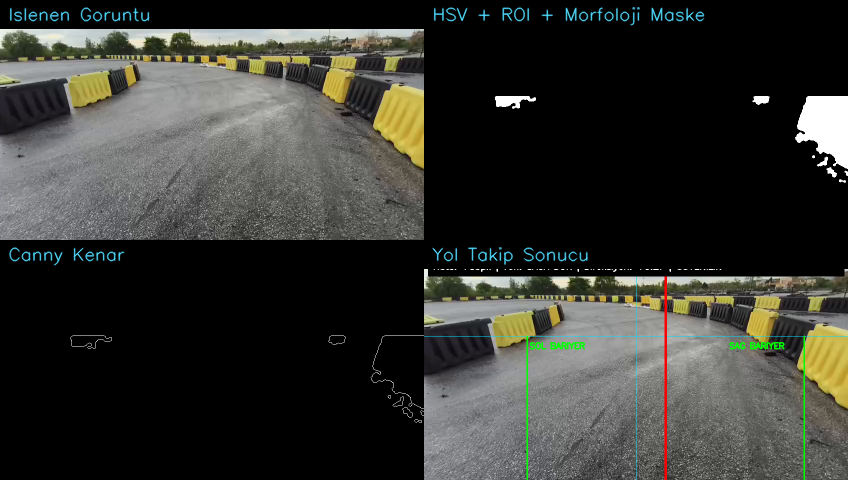
#> input picture test_frame_01_frame_0.png, 848 x 480 px, given in place of the camera
$ python calibrator.py
#> lines starting #> are read from the running program, lines starting #| are printed output that depends on the picture; after the words box and inside, x2 and y2 are one past the last pixel; in counts of white or black regions, pixels touching at a corner belong together
### utils.py
"""
Teknofest IKA - Ortak Yardimci Fonksiyonlar (utils.py)

Degisiklikler:
  - load_params: DEFAULT_PARAMS ile deep merge (eksik key'ler otomatik tamamlanir)
  - save_params: Gecirilen dict'i degistirmez (copy uzerinde calisir)
  - Yeni: _deep_merge yardimci fonksiyonu
"""

import copy
import json
import os
from datetime import datetime

import numpy as np

DEFAULT_PARAMS = {
    "version": 1,
    "hsv_params": {
        "red_h_low_1": 0,
        "red_h_high_1": 10,
        "red_h_low_2": 160,
        "red_h_high_2": 180,
        "red_s_low": 70,
        "red_s_high": 255,
        "red_v_low": 50,
        "red_v_high": 255,
        "white_s_max": 40,
        "white_v_min": 200,
    },
    "morphology": {
        "kernel_size": 5,
        "kernel_shape": "ellipse"
    },
    "roi": {
        "top_ratio": 0.45
    },
    "canny": {
        "low": 50,
        "high": 150
    },
    "bev": {
        "src_points": None,
        "dst_points": None,
        "matrix_3x3": None
    },
    "notes": ""
}


def _deep_merge(base, override):
    """base uzerine override'i derinlemesine birlestir. Yeni dict dondurur."""
    result = {}
    all_keys = set(list(base.keys()) + list(override.keys()))
    for key in all_keys:
        if key in override and key in base:
            if isinstance(base[key], dict) and isinstance(override[key], dict):
                result[key] = _deep_merge(base[key], override[key])
            else:
                result[key] = override[key]
        elif key in override:
            result[key] = override[key]
        else:
            result[key] = base[key]
    return result


# [15 lines left out: function save_params, not called in this run]


def load_params(filepath="calibration.json"):
    """
    JSON dosyasindan parametreleri yukle.
    Eksik key'ler DEFAULT_PARAMS'tan tamamlanir (eski JSON'larla uyumlu).
    """
#> called with filepath = 'calibration.json'
    if not os.path.exists(filepath):
        print(f"[!] Dosya bulunamadi: {filepath} — varsayilanlar kullaniliyor.")
        return copy.deepcopy(DEFAULT_PARAMS)

    with open(filepath, "r", encoding="utf-8") as f:
#> (reads calibration.json from the repository)
        data = json.load(f)

    merged = _deep_merge(copy.deepcopy(DEFAULT_PARAMS), data)

    bev = merged.get("bev", {})
    if bev.get("matrix_3x3") is not None:
        bev["matrix_3x3"] = np.array(bev["matrix_3x3"], dtype=np.float64)

    print(f"[✓] Parametreler yuklendi: {filepath}")
    return merged


def build_hsv_ranges(p):
    """HSV parametre dict'inden OpenCV mask araliklarini dondur."""
    hp = p["hsv_params"]
    red_low_1 = np.array([hp["red_h_low_1"], hp["red_s_low"], hp["red_v_low"]])
    red_high_1 = np.array([hp["red_h_high_1"], hp["red_s_high"], hp["red_v_high"]])
    red_low_2 = np.array([hp["red_h_low_2"], hp["red_s_low"], hp["red_v_low"]])
    red_high_2 = np.array([hp["red_h_high_2"], hp["red_s_high"], hp["red_v_high"]])
    white_low = np.array([0, 0, hp["white_v_min"]])
    white_high = np.array([180, hp["white_s_max"], 255])
    return red_low_1, red_high_1, red_low_2, red_high_2, white_low, white_high

### calibrator.py
"""
Teknofest 2026 — Yol Tespiti Kalibrasyon Araci (Duzeltilmis)

Degisiklikler:
  [BUG] Shallow copy → copy.deepcopy (DEFAULT_PARAMS artik bozulmuyor)
  [BUG] Cift kernel boyutu → tek sayiya yuvarlanir
  [BUG] Pipeline tutarsizligi → lane_detector ile ayni contour-tabanli tespit
  [YENİ] B: BEV onizleme toggle (matrix varsa)
  [YENİ] Sol/Sag ok: Frame ileri/geri (duraklatma modunda)
  [YENİ] R: Parametreleri varsayilana sifirla
  [YENİ] Overlay panelinde bariyer + yol merkezi + hata gosterimi

Kullanim: python calibrator.py --input video.mp4
"""

import copy
import sys
import os

import cv2
import numpy as np
import argparse

sys.path.insert(0, os.path.dirname(__file__))
from utils import DEFAULT_PARAMS, save_params, load_params, build_hsv_ranges

WINDOW_MAIN = "Kalibrasyon — 2×2 Grid"
WINDOW_PANEL = "Parametreler"
JSON_PATH = "calibration.json"
FRAME_W, FRAME_H = 848, 480
BEV_W, BEV_H = 640, 480
PANEL_W, PANEL_H = 424, 240

# ── Renk paleti ──────────────────────────────────────────────────────────────
C_BG = (24, 24, 32)
C_SECTION = (34, 34, 45)
C_TRACK = (55, 55, 68)
C_HANDLE = (230, 230, 240)
C_LABEL = (155, 155, 175)
C_VALUE = (220, 220, 235)
C_HINT = (85, 85, 105)
C_TITLE_BG = (18, 18, 26)
C_DIVIDER = (45, 45, 58)

GROUP_ACCENT = {
    "HSV - Kirmizi": (90, 80, 220),
    "HSV - Beyaz": (50, 190, 160),
    "Morfoloji": (80, 180, 90),
    "Ilgi Bolgesi": (200, 100, 170),
    "Kenar Algilama": (60, 170, 220),
}

# ── Slider tanimlari ──────────────────────────────────────────────────────────
SLIDER_DEFS = [
    ("HSV - Kirmizi", ("hsv_params", "red_h_low_1"), "H-Alt1", 0, 180),
    ("HSV - Kirmizi", ("hsv_params", "red_h_high_1"), "H-Ust1", 0, 180),
    ("HSV - Kirmizi", ("hsv_params", "red_h_low_2"), "H-Alt2", 0, 180),
    ("HSV - Kirmizi", ("hsv_params", "red_h_high_2"), "H-Ust2", 0, 180),
    ("HSV - Kirmizi", ("hsv_params", "red_s_low"), "S-Alt", 0, 255),
    ("HSV - Kirmizi", ("hsv_params", "red_s_high"), "S-Ust", 0, 255),
    ("HSV - Kirmizi", ("hsv_params", "red_v_low"), "V-Alt", 0, 255),
    ("HSV - Kirmizi", ("hsv_params", "red_v_high"), "V-Ust", 0, 255),
    ("HSV - Beyaz", ("hsv_params", "white_s_max"), "S-Maks", 0, 255),
    ("HSV - Beyaz", ("hsv_params", "white_v_min"), "V-Min", 0, 255),
    ("Morfoloji", ("morphology", "kernel_size"), "Cekirdek", 1, 31),
    ("Ilgi Bolgesi", ("roi", "__top_pct__"), "Ust %", 0, 90),
    ("Kenar Algilama", ("canny", "low"), "Alt", 0, 500),
    ("Kenar Algilama", ("canny", "high"), "Ust", 0, 500),
]

# Layout sabitleri
LABEL_W = 80
TRACK_X0 = 96
TRACK_W = 210
TRACK_H = 5
HANDLE_R = 7
ROW_H = 36
HDR_H = 30
TITLE_H = 38
PAD = 10
PW = TRACK_X0 + TRACK_W + 60 + PAD


# ─── Parametre erisim yardimcilari ───────────────────────────────────────────
def _get(params, path):
    if path[1] == "__top_pct__":
        return int(round(params["roi"]["top_ratio"] * 100))
    return params[path[0]][path[1]]


# [11 lines left out: function _set, not called in this run]


# ─── SliderPanel sinifi ───────────────────────────────────────────────────────
class SliderPanel:
    def __init__(self, params):
        self.params = params
        self.dragging = None
        self.layout = []
        self._ph = 0
        self._build_layout()

    def _build_layout(self):
        self.layout = []
        y = TITLE_H + PAD
        group = None
        groups = []

        for sd in SLIDER_DEFS:
            grp, path, label, mn, mx = sd
            if grp != group:
                groups.append((grp, y))
                y += HDR_H
                group = grp
            yc = y + ROW_H // 2
            self.layout.append({
                "group": grp, "path": path, "label": label,
                "min": mn, "max": mx, "y": y, "yc": yc,
            })
            y += ROW_H
#> in main, fr is the input picture: shape (480, 848, 3); mean B, G, R 48.9, 53.5, 52.9

        self._ph = y + PAD + 22
        self._groups = groups

    def size(self):
        return PW, self._ph

    def _vx(self, v, mn, mx):
        r = (v - mn) / max(1, mx - mn)
        return int(TRACK_X0 + r * TRACK_W)

    # [4 lines left out: function _xv, not called in this run]

    def draw(self):
        img = np.full((self._ph, PW, 3), C_BG, dtype=np.uint8)

        cv2.rectangle(img, (0, 0), (PW, TITLE_H), C_TITLE_BG, -1)
        cv2.putText(img, "PARAMETRELER", (PAD, TITLE_H - 11),
                    cv2.FONT_HERSHEY_SIMPLEX, 0.52, (180, 180, 200), 1, cv2.LINE_AA)
        cv2.rectangle(img, (0, TITLE_H - 2), (PW, TITLE_H), C_DIVIDER, -1)

        for gi, (grp, gy) in enumerate(self._groups):
            members = [s for s in self.layout if s["group"] == grp]
            y_end = members[-1]["y"] + ROW_H
            accent = GROUP_ACCENT[grp]

            cv2.rectangle(img, (PAD // 2, gy), (PW - PAD // 2, y_end), C_SECTION, -1)
            hdr_col = tuple(int(c * 0.45) for c in accent)
            cv2.rectangle(img, (PAD // 2, gy), (PW - PAD // 2, gy + HDR_H), hdr_col, -1)
            cv2.rectangle(img, (PAD // 2, gy), (PAD // 2 + 3, gy + HDR_H), accent, -1)
            cv2.putText(img, grp, (PAD // 2 + 9, gy + 20),
                        cv2.FONT_HERSHEY_SIMPLEX, 0.46,
                        tuple(min(255, int(c * 1.3)) for c in accent),
                        1, cv2.LINE_AA)

        for i, sd in enumerate(self.layout):
            v = _get(self.params, sd["path"])
            mn, mx = sd["min"], sd["max"]
            yc = sd["yc"]
            accent = GROUP_ACCENT[sd["group"]]
            hx = self._vx(v, mn, mx)

            cv2.putText(img, sd["label"], (PAD // 2 + 6, yc + 5),
                        cv2.FONT_HERSHEY_SIMPLEX, 0.42, C_LABEL, 1, cv2.LINE_AA)

            cv2.line(img, (TRACK_X0, yc), (TRACK_X0 + TRACK_W, yc), C_TRACK, TRACK_H,
                     cv2.LINE_AA)

            shadow = tuple(int(c * 0.5) for c in accent)
            cv2.line(img, (TRACK_X0, yc), (hx, yc), shadow, TRACK_H + 2, cv2.LINE_AA)
            cv2.line(img, (TRACK_X0, yc), (hx, yc), accent, TRACK_H, cv2.LINE_AA)

            cv2.circle(img, (hx, yc), HANDLE_R + 2, (10, 10, 18), -1, cv2.LINE_AA)
            cv2.circle(img, (hx, yc), HANDLE_R, accent, -1, cv2.LINE_AA)
            cv2.circle(img, (hx, yc), HANDLE_R - 3, C_HANDLE, -1, cv2.LINE_AA)

            txt = str(v) if sd["path"][1] != "__top_pct__" else f"{v}%"
            cv2.putText(img, txt, (TRACK_X0 + TRACK_W + 8, yc + 5),
                        cv2.FONT_HERSHEY_SIMPLEX, 0.46, accent, 1, cv2.LINE_AA)

        cv2.putText(img,
                    "S:Kaydet L:Yukle R:Sifirla B:BEV Space:Dur Ok:Frame Q:Cik",
                    (PAD // 2 + 2, self._ph - 7),
                    cv2.FONT_HERSHEY_SIMPLEX, 0.33, C_HINT, 1, cv2.LINE_AA)

        return img

    # [21 lines left out: function mouse, not called in this run]


# ─── Goruntu isleme pipeline ─────────────────────────────────────────────────
# lane_detector.py ile AYNI mantik: contour tabanli bariyer tespiti
def process_frame(frame, params, use_bev=False):
    """
    Kalibrasyon isleme pipeline'i.
    lane_detector.py ile ayni tespit mantigi kullanilir boylece
    kalibrasyonda gordugunuz = gercek calistirmada aldiginiz sonuc.
    """
#> called with use_bev = False
    # ── BEV uygulamasi ────────────────────────────────────────────────
    bev = params.get("bev", {})
    bev_active = False

    if use_bev and bev.get("matrix_3x3") is not None:
        matrix = np.array(bev["matrix_3x3"], dtype=np.float64)
        work = cv2.warpPerspective(frame, matrix, (BEV_W, BEV_H))
        bev_active = True
    else:
        work = frame.copy()

    h, w = work.shape[:2]
    roi_top = int(h * params["roi"]["top_ratio"])

    # ── HSV maskeleme ─────────────────────────────────────────────────
    hsv = cv2.cvtColor(work, cv2.COLOR_BGR2HSV)
    r1, r2, r3, r4, wl, wh = build_hsv_ranges(params)

    mask_red = cv2.inRange(hsv, r1, r2) | cv2.inRange(hsv, r3, r4)
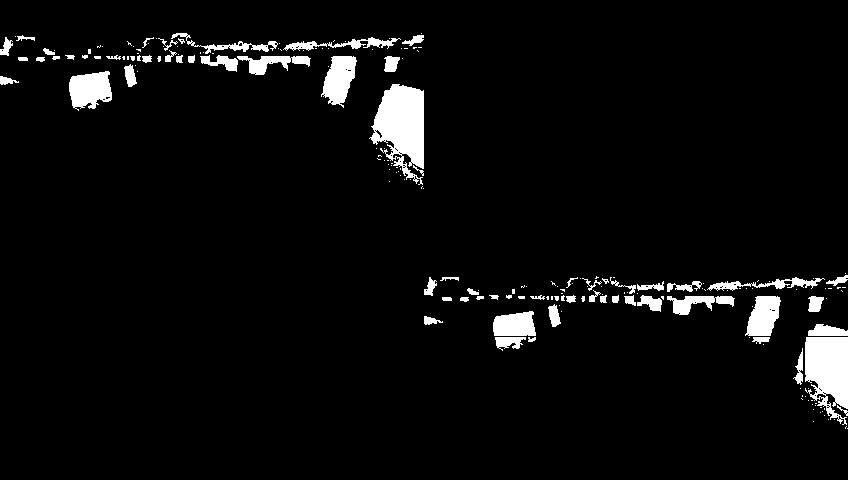
#> mask_red: shape (480, 848); 4.6% white; 197 white regions (133 under 20 px), largest, box (x1, y1, x2, y2) and area: (369, 84, 424, 185) 3363, (805, 337, 848, 425) 2739, (69, 71, 112, 111) 1248
    mask_white = cv2.inRange(hsv, wl, wh)
    mask = mask_red | mask_white
    mask[:roi_top, :] = 0

    # ── Morfoloji (tek sayi kernel) ───────────────────────────────────
    ks = max(1, int(params["morphology"]["kernel_size"]))
    if ks % 2 == 0:
        ks += 1
    kernel = cv2.getStructuringElement(cv2.MORPH_ELLIPSE, (ks, ks))
    morph = cv2.morphologyEx(mask, cv2.MORPH_OPEN, kernel)
    morph = cv2.morphologyEx(morph, cv2.MORPH_CLOSE, kernel)

    # ── Canny ─────────────────────────────────────────────────────────
    edges = cv2.Canny(morph, int(params["canny"]["low"]),
                      int(params["canny"]["high"]))

    # ── Contour tabanli bariyer tespiti (lane_detector ile ayni) ──────
    y_start = roi_top
    bottom_roi = morph[y_start:h, :]

    contours, _ = cv2.findContours(
        bottom_roi, cv2.RETR_EXTERNAL, cv2.CHAIN_APPROX_SIMPLE
    )
#> contours = 25 contours, 5 with area under 20; largest, box (x1, y1, x2, y2) and area: (795, 132, 848, 217) 2860, (493, 119, 536, 157) 1085, (747, 104, 780, 151) 1036, (673, 103, 734, 123) 511, (641, 103, 662, 119) 186

    clean_roi = np.zeros_like(bottom_roi)
    min_area = max(80, (w * h) // 5000)

    for contour in contours:
        if cv2.contourArea(contour) >= min_area:
            cv2.drawContours(clean_roi, [contour], -1, 255, -1)
#> this loop made 25 passes
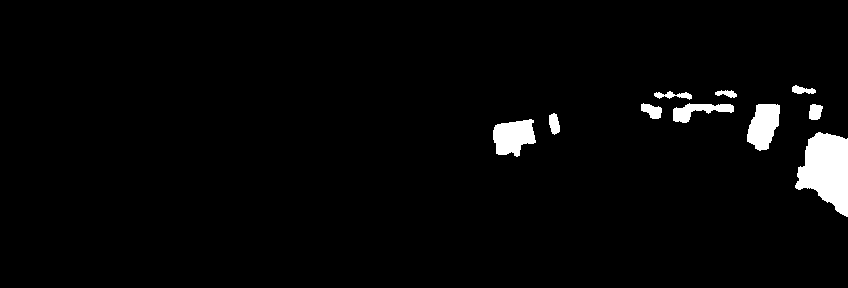
#> clean_roi: shape (288, 848); 2.8% white; 10 white regions, largest, box (x1, y1, x2, y2) and area: (795, 132, 848, 217) 2977, (493, 119, 536, 157) 1156, (747, 104, 780, 151) 1101

    ys, xs = np.where(clean_roi > 0)
#> ys = 6809 values from 85 to 216; xs = 6809 values, max 847 at index 3305, min 493 at index 2527, mean 733
    left_x = None
    right_x = None

    if len(xs) >= 40:
        left_pixels = xs[xs < w // 2]
#> left_pixels = empty array
        right_pixels = xs[xs >= w // 2]
#> right_pixels has the same summary as xs

        if len(left_pixels) > 40:
            left_x = int(np.percentile(left_pixels, 90))
        if len(right_pixels) > 40:
            right_x = int(np.percentile(right_pixels, 10))
#> right_x = 516

    # ── Yol merkezi hesaplama ─────────────────────────────────────────
    lane_center = None
    error = None
    direction = "YOL BULUNAMADI"
    camera_cx = w // 2

    if left_x is not None and right_x is not None:
        lane_center = (left_x + right_x) // 2
        error = lane_center - camera_cx
        if error > 25:
            direction = "SAGA DON"
        elif error < -25:
            direction = "SOLA DON"
        else:
            direction = "DUZ"

    # ── Overlay cizimi ────────────────────────────────────────────────
    result = work.copy()

    # HoughLines (gorsel referans)
    lines = cv2.HoughLinesP(edges, 1, np.pi / 180, threshold=40,
                            minLineLength=40, maxLineGap=20)
#> lines = [[688, 295, 729, 295], [498, 315, 557, 308], [566, 300, 733, 303], [642, 285, 732, 282], [568, 296, 650, 296], [775, 286, 836, 284]]
    if lines is not None:
        for seg in lines:
            x1, y1, x2, y2 = seg[0]
            if x2 == x1:
                continue
            slope = (y2 - y1) / (x2 - x1)
            if abs(slope) < 0.25:
                continue
            cv2.line(result, (x1, y1), (x2, y2), (0, 220, 90), 2)
#> this loop made 6 passes
#> (x1, y1, x2, y2, slope) on passes 1 to 4: (688, 295, 729, 295, 0), (498, 315, 557, 308, -0.119), (566, 300, 733, 303, 0.018), (642, 285, 732, 282, -0.0333)

    # Yardimci cizgiler
    cv2.line(result, (camera_cx, 0), (camera_cx, h), (255, 220, 0), 1)
    cv2.line(result, (0, roi_top), (w, roi_top), (255, 220, 0), 1)

    # Bariyerler
    if left_x is not None:
        cv2.line(result, (left_x, y_start), (left_x, h), (0, 255, 0), 2)
        cv2.putText(result, "SOL", (left_x + 4, y_start + 20),
                    cv2.FONT_HERSHEY_SIMPLEX, 0.48, (0, 255, 0), 1)

    if right_x is not None:
        cv2.line(result, (right_x, y_start), (right_x, h), (0, 255, 0), 2)
        cv2.putText(result, "SAG", (max(4, right_x - 40), y_start + 20),
                    cv2.FONT_HERSHEY_SIMPLEX, 0.48, (0, 255, 0), 1)

    # Yol merkezi + bilgi paneli
    if lane_center is not None:
        cv2.line(result, (lane_center, 0), (lane_center, h), (0, 0, 255), 3)
        steering = float(np.clip(error / 220.0, -1.0, 1.0))
        info = f"Hata:{error:+d}px  Yon:{direction}  Dir:{steering:+.2f}"
        cv2.rectangle(result, (6, 6), (w - 6, 34), (0, 0, 0), -1)
        cv2.putText(result, info, (12, 26),
                    cv2.FONT_HERSHEY_SIMPLEX, 0.48, (255, 255, 255), 1)
    else:
        cv2.rectangle(result, (6, 6), (w - 6, 34), (0, 0, 0), -1)
        cv2.putText(result, "YOL MERKEZI BULUNAMADI", (12, 26),
                    cv2.FONT_HERSHEY_SIMPLEX, 0.55, (0, 0, 255), 1)

    if bev_active:
        cv2.putText(result, "BEV", (w - 50, h - 10),
                    cv2.FONT_HERSHEY_SIMPLEX, 0.5, (0, 255, 255), 1)

    # ── 2x2 grid panelleri ────────────────────────────────────────────
    def panel(img):
        return cv2.resize(img, (PANEL_W, PANEL_H))

    def gray_panel(g):
        return panel(cv2.cvtColor(g, cv2.COLOR_GRAY2BGR))

    def label(img, txt):
        cv2.putText(img, txt, (6, 20), cv2.FONT_HERSHEY_SIMPLEX,
                    0.52, (255, 220, 80), 1, cv2.LINE_AA)

    p1 = panel(work)
    p2 = gray_panel(morph)
    p3 = gray_panel(edges)
    p4 = panel(result)
#> in panel (call 4), `return cv2.resize(img, (PANEL_W, PANEL_H))`:
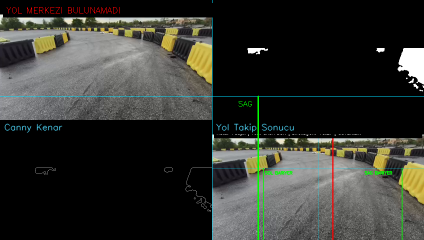
#> returned value: shape (240, 424, 3); mean of channels 0, 1, 2 47.5, 52.6, 51.5; drawn as B, G, R

    for img, txt in [(p1, "Islenen Goruntu"),
                     (p2, "Maske + Morfoloji"),
                     (p3, "Canny Kenar"),
                     (p4, "Tespit Sonucu")]:
        label(img, txt)
#> this loop made 4 passes

    return p1, p2, p3, p4


# ─── Ana dongu ───────────────────────────────────────────────────────────────
def main():
    parser = argparse.ArgumentParser(description="Yol Tespiti Kalibrasyon Araci")
    parser.add_argument("--input", default="0")
    parser.add_argument("--output", default=JSON_PATH)
    args = parser.parse_args()

    src = int(args.input) if args.input.isdigit() else args.input
    cap = cv2.VideoCapture(src)
    if not cap.isOpened():
        print(f"[!] Video acilamadi: {args.input}")
        sys.exit(1)

    total_frames = int(cap.get(cv2.CAP_PROP_FRAME_COUNT))

    # ── deepcopy ile baslat (DEFAULT_PARAMS korunur) ──────────────────
    params = copy.deepcopy(DEFAULT_PARAMS)

    # Varsa kayitli parametreleri yukle
    if os.path.exists(args.output):
        params = load_params(args.output)

    panel = SliderPanel(params)
    pw, ph = panel.size()

    cv2.namedWindow(WINDOW_PANEL, cv2.WINDOW_NORMAL)
    cv2.resizeWindow(WINDOW_PANEL, pw, ph)
    cv2.setMouseCallback(WINDOW_PANEL, panel.mouse)

    cv2.namedWindow(WINDOW_MAIN, cv2.WINDOW_NORMAL)
    cv2.resizeWindow(WINDOW_MAIN, PANEL_W * 2, PANEL_H * 2)

    paused = False
    use_bev = False
    frame = None

    print("=" * 58)
    print("  Teknofest 2026 — Kalibrasyon Araci (Duzeltilmis)")
    print("  S: Kaydet  L: Yukle  R: Sifirla  B: BEV Toggle")
    print("  Space: Duraklat  Sol/Sag Ok: Frame Adimla  Q: Cik")
    print("=" * 58)

    while True:
        if not paused:
            ret, fr = cap.read()
            if not ret:
                cap.set(cv2.CAP_PROP_POS_FRAMES, 0)
                continue
            frame = cv2.resize(fr, (FRAME_W, FRAME_H))

        if frame is None:
            continue

        p1, p2, p3, p4 = process_frame(frame, params, use_bev=use_bev)
        top = np.hstack([p1, p2])
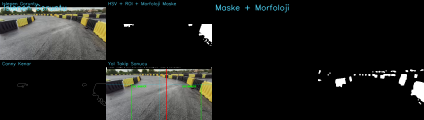
#> top: shape (240, 848, 3) (shown at 1/2 size); mean B, G, R 27.6, 29.7, 28.9
        bottom = np.hstack([p3, p4])
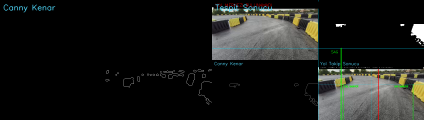
#> bottom: shape (240, 848, 3) (shown at 1/2 size); mean of channels 0, 1, 2 24.8, 27.2, 26.3; drawn as B, G, R
        grid = np.vstack([top, bottom])

        # Durum bilgisi
        if paused:
            cur_pos = int(cap.get(cv2.CAP_PROP_POS_FRAMES))
            status = f"|| DURAKLATILDI  Frame: {cur_pos}/{total_frames}"
            cv2.putText(grid, status,
                        (10, PANEL_H * 2 - 10),
                        cv2.FONT_HERSHEY_SIMPLEX, 0.6, (0, 220, 220), 2, cv2.LINE_AA)

        cv2.imshow(WINDOW_MAIN, grid)
        cv2.imshow(WINDOW_PANEL, panel.draw())
#> after the loop in draw, `for i, sd in enumerate(self.layout):`:
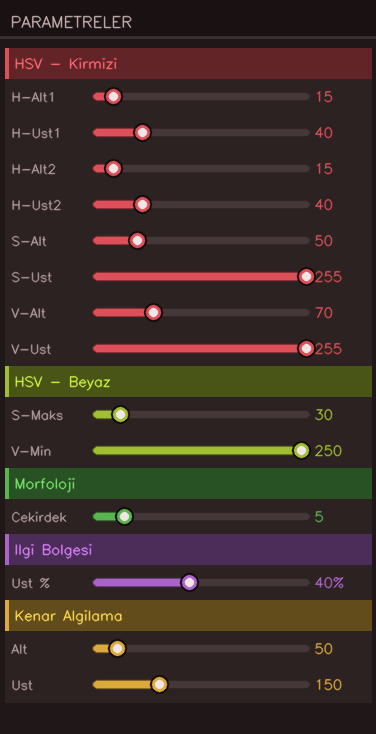
#> img: shape (734, 376, 3); mean of channels 0, 1, 2 39.3, 45.1, 59.2; drawn as B, G, R
#> in draw, `cv2.putText(img, "S:Kaydet L:Yukle R:Sifirla B:BEV Space:Dur Ok:Frame ..`:
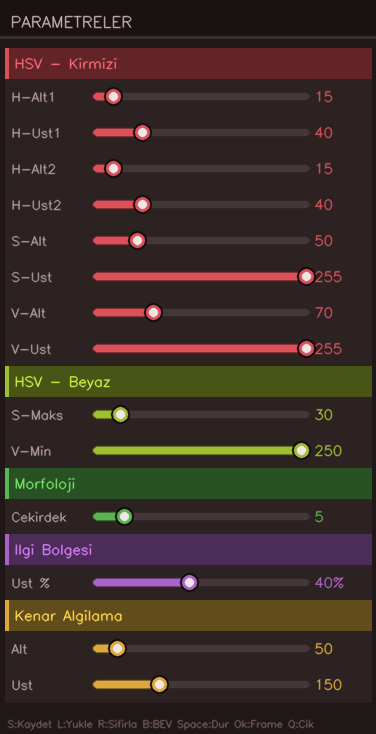
#> img: shape (734, 376, 3); 0.68% of pixels changed, all inside (x1, y1, x2, y2) = (7, 719, 315, 731); drawn as B, G, R

        key = cv2.waitKey(1 if not paused else 30) & 0xFF
#> (key q is pressed here)

        if key in (ord('q'), 27):
            break

        elif key == ord(' '):
            paused = not paused
            print("[Space]", "Duraklatildi" if paused else "Devam ediyor")

        elif key in (ord('s'), ord('S')):
            save_params(params, args.output)

        elif key in (ord('l'), ord('L')):
            loaded = load_params(args.output)
            # Mevcut params referansini guncelle (panel baglantisi kopmaz)
            params.clear()
            params.update(loaded)
            print("[L] Parametreler yuklendi")

        elif key in (ord('r'), ord('R')):
            fresh = copy.deepcopy(DEFAULT_PARAMS)
            params.clear()
            params.update(fresh)
            print("[R] Parametreler varsayilana sifirlandi")

        elif key in (ord('b'), ord('B')):
            bev_cfg = params.get("bev", {})
            if bev_cfg.get("matrix_3x3") is not None:
                use_bev = not use_bev
                print(f"[B] BEV: {'Aktif' if use_bev else 'Pasif'}")
            else:
                print("[B] BEV matrisi bulunamadi — once BEV kalibrasyonu yapin")

        # Sol ok: bir frame geri (duraklatma modunda)
        elif key == 81 or key == 2:  # Sol ok (platform bagimliligi)
            if paused:
                pos = max(0, int(cap.get(cv2.CAP_PROP_POS_FRAMES)) - 2)
                cap.set(cv2.CAP_PROP_POS_FRAMES, pos)
                ret, fr = cap.read()
                if ret:
                    frame = cv2.resize(fr, (FRAME_W, FRAME_H))

        # Sag ok: bir frame ileri (duraklatma modunda)
        elif key == 83 or key == 3:  # Sag ok
            if paused:
                ret, fr = cap.read()
                if ret:
                    frame = cv2.resize(fr, (FRAME_W, FRAME_H))

    cap.release()
    cv2.destroyAllWindows()


if __name__ == "__main__":
    main()
